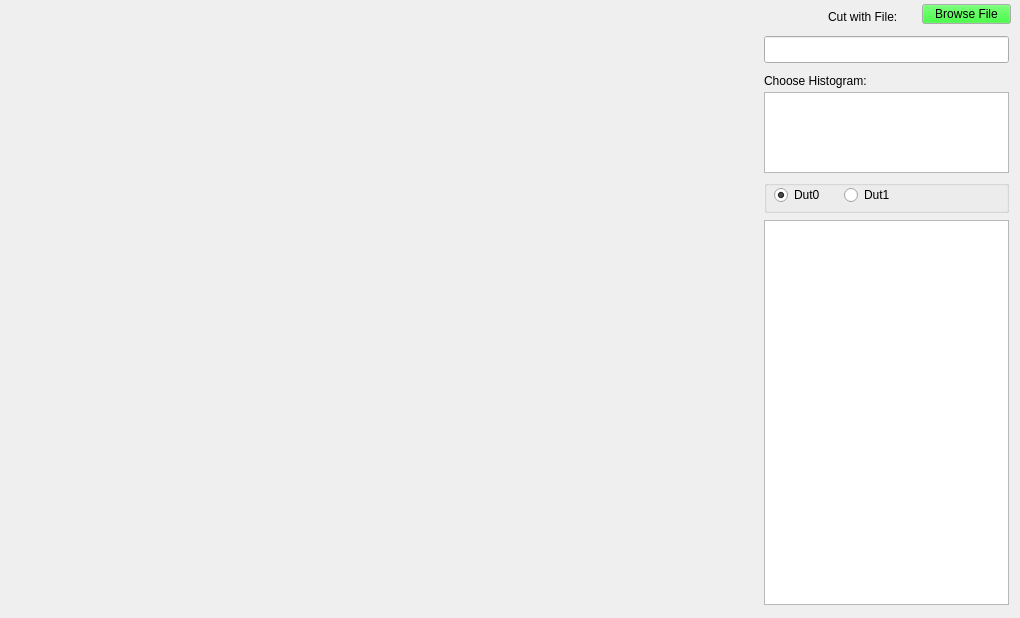
   <widget class="QWidget" name="cellT">
    <attribute name="title">
     <string>Manual Cell Selection</string>
    </attribute>
    <widget class="PixelMatrixCut" name="pixelCutMatrixW" native="true">
     <property name="geometry">
      <rect>
       <x>4</x>
       <y>4</y>
       <width>757</width>
       <height>605</height>
      </rect>
     </property>
    </widget>
    <widget class="QListWidget" name="cutVarLW">
     <property name="geometry">
      <rect>
       <x>764</x>
       <y>92</y>
       <width>245</width>
       <height>81</height>
      </rect>
     </property>
     <property name="resizeMode">
      <enum>QListView::Adjust</enum>
     </property>
    </widget>
    <widget class="QLineEdit" name="cutFileLE">
     <property name="geometry">
      <rect>
       <x>764</x>
       <y>36</y>
       <width>245</width>
       <height>27</height>
      </rect>
     </property>
     <property name="readOnly">
      <bool>true</bool>
     </property>
    </widget>
    <widget class="QPushButton" name="cutFilePB">
     <property name="geometry">
      <rect>
       <x>922</x>
       <y>4</y>
       <width>89</width>
       <height>20</height>
      </rect>
     </property>
     <property name="palette">
      <palette>
       <active>
        <colorrole role="Button">
         <brush brushstyle="SolidPattern">
          <color alpha="255">
           <red>0</red>
           <green>255</green>
           <blue>0</blue>
          </color>
         </brush>
        </colorrole>
       </active>
       <inactive>
        <colorrole role="Button">
         <brush brushstyle="SolidPattern">
          <color alpha="255">
           <red>0</red>
           <green>255</green>
           <blue>0</blue>
          </color>
         </brush>
        </colorrole>
       </inactive>
       <disabled>
        <colorrole role="Button">
         <brush brushstyle="SolidPattern">
          <color alpha="255">
           <red>0</red>
           <green>255</green>
           <blue>0</blue>
          </color>
         </brush>
        </colorrole>
       </disabled>
      </palette>
     </property>
     <property name="text">
      <string>Browse File</string>
     </property>
    </widget>
    <widget class="QLabel" name="label_7">
     <property name="geometry">
      <rect>
       <x>828</x>
       <y>8</y>
       <width>85</width>
       <height>17</height>
      </rect>
     </property>
     <property name="text">
      <string>Cut with File:</string>
     </property>
    </widget>
    <widget class="QLabel" name="label_8">
     <property name="geometry">
      <rect>
       <x>764</x>
       <y>72</y>
       <width>191</width>
       <height>17</height>
      </rect>
     </property>
     <property name="text">
      <string>Choose Histogram:</string>
     </property>
    </widget>
    <widget class="QGroupBox" name="groupBox">
     <property name="geometry">
      <rect>
       <x>764</x>
       <y>180</y>
       <width>245</width>
       <height>33</height>
      </rect>
     </property>
     <property name="title">
      <string/>
     </property>
     <widget class="QRadioButton" name="cutDut0RB">
      <property name="geometry">
       <rect>
        <x>10</x>
        <y>4</y>
        <width>71</width>
        <height>22</height>
       </rect>
      </property>
      <property name="text">
       <string>Dut0</string>
      </property>
      <property name="checked">
       <bool>true</bool>
      </property>
     </widget>
     <widget class="QRadioButton" name="cutDut1RB">
      <property name="geometry">
       <rect>
        <x>80</x>
        <y>4</y>
        <width>71</width>
        <height>22</height>
       </rect>
      </property>
      <property name="text">
       <string>Dut1</string>
      </property>
     </widget>
    </widget>
    <widget class="QTextEdit" name="cutDescriptionTE">
     <property name="geometry">
      <rect>
       <x>764</x>
       <y>220</y>
       <width>245</width>
       <height>385</height>
      </rect>
     </property>
     <property name="readOnly">
      <bool>true</bool>
     </property>
    </widget>
   </widget>
